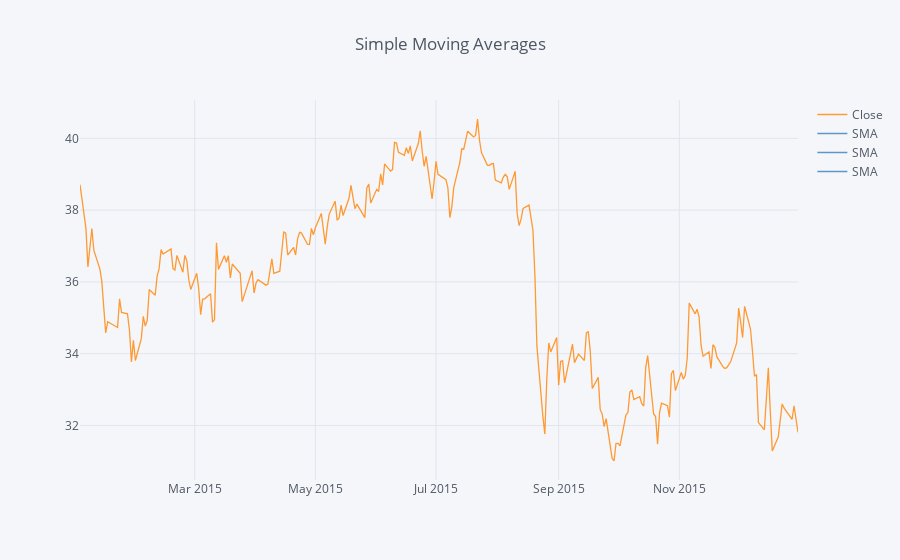

Notebook cell for this chart:
### Markdown cell above
** Use .ta_plot(study='sma') to create a Simple Moving Averages plot of Morgan Stanley for the year 2015.**

### Code cell
MS['Close'].loc['2015-01-01':'2016-01-01'].ta_plot(study='sma',periods=[13,21,55],title='Simple Moving Averages')

### Figure 1 — Plotly figure (JSON) as saved in the notebook; plotly's stock layout.template omitted (floating-point values rounded to 4 significant figures; data arrays with more than 128 entries replaced by an {"elided": "..."} marker saying what was removed)
{"data": [{"line": {"color": "rgba(255, 153, 51, 1.0)", "dash": "solid", "width": 1.3}, "mode": "lines", "name": "Close", "text": "", "type": "scatter", "x": {"elided": "252 str values"}, "y": {"elided": "252 float values"}}, {"line": {"color": "rgba(55, 128, 191, 0.79999999999999982)", "dash": "solid", "width": 1.3}, "mode": "lines", "name": "SMA", "text": "", "type": "scatter", "x": {"elided": "252 str values"}, "y": {"elided": "252x3 mixed values"}}, {"line": {"color": "rgba(55, 128, 191, 0.79999999999999982)", "dash": "solid", "width": 1.3}, "mode": "lines", "name": "SMA", "text": "", "type": "scatter", "x": {"elided": "252 str values"}, "y": {"elided": "252x3 mixed values"}}, {"line": {"color": "rgba(55, 128, 191, 0.79999999999999982)", "dash": "solid", "width": 1.3}, "mode": "lines", "name": "SMA", "text": "", "type": "scatter", "x": {"elided": "252 str values"}, "y": {"elided": "252x3 mixed values"}}], "layout": {"legend": {"bgcolor": "#F5F6F9", "font": {"color": "#4D5663"}}, "paper_bgcolor": "#F5F6F9", "plot_bgcolor": "#F5F6F9", "title": "Simple Moving Averages", "titlefont": {"color": "#4D5663"}, "xaxis1": {"gridcolor": "#E1E5ED", "showgrid": true, "tickfont": {"color": "#4D5663"}, "title": "", "titlefont": {"color": "#4D5663"}, "zerolinecolor": "#E1E5ED"}, "yaxis1": {"gridcolor": "#E1E5ED", "showgrid": true, "tickfont": {"color": "#4D5663"}, "title": "", "titlefont": {"color": "#4D5663"}, "zerolinecolor": "#E1E5ED"}}}
